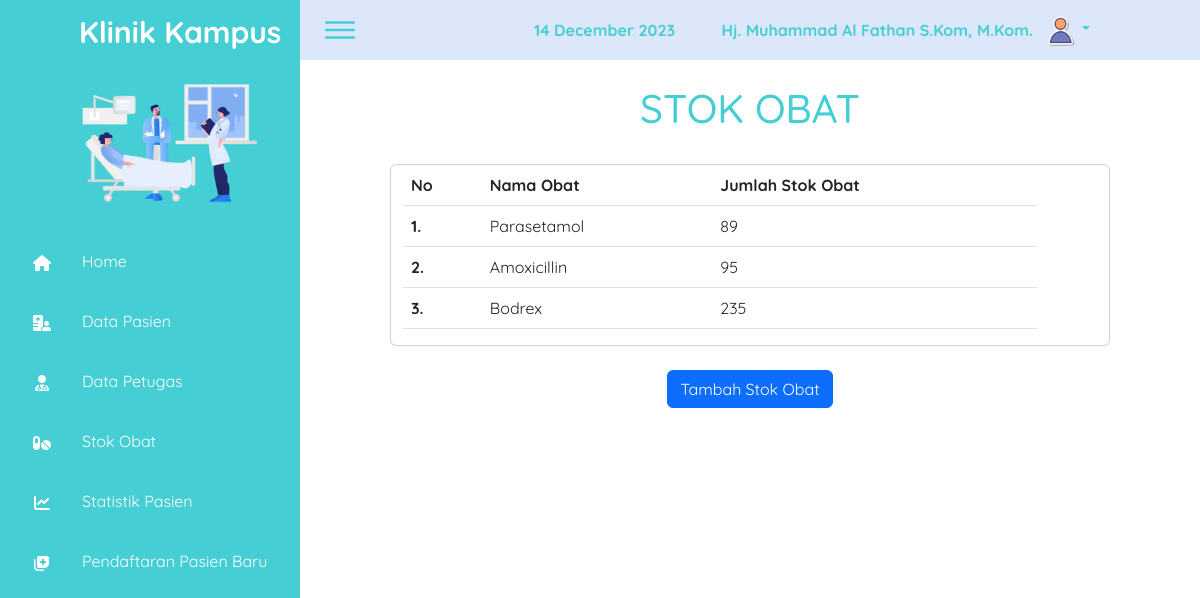
The app's page /stokObat.php (signed in) with its own data.
### tables this page shows
CREATE TABLE `stokobat` (
  `id_obat` int(11) NOT NULL,
  `nama_obat` varchar(50) NOT NULL,
  `jml_obat` int(255) NOT NULL
);

### stokObat.php (the view, shortened to what this page needs)
<?php
require_once("header.php");
require_once("assets/db/database.php");
$hasilData = $koneksinya->query("SELECT*FROM stokobat");
?>
<h1>
    <center>STOK OBAT</center>
</h1> <br>
<center>
    <div class="row card" style="width: 80%;">
        <div class="col-xl-11">
            <table class="table">
                <tr>
                    <th scope="col">No</th>
                    <th scope="col">Nama Obat</th>
                    <th scope="col">Jumlah Stok Obat</th>
                </tr>
                <?php $i = 1;
                foreach ($hasilData as $data) : ?>
                    <tr>
                        <th scope="row"> <?= $i++ ?>. </th>
                        <td><?= $data['nama_obat'] ?></td>
                        <td><?= $data['jml_obat'] ?></td>
                    </tr>
                <?php endforeach; ?>
            </table>
        </div>
    </div>
</center>
<div class="row mt-4">
    <div class="col-lg-12 text-center">
        <a href="stokObatTambah.php" class="btn btn-primary">Tambah Stok Obat</a>
    </div>
</div>
<?php require_once("footer.php"); ?>

### assets/css/style.css (style rules this page uses)
* { font-family: "Quicksand", sans-serif; margin: 0; padding: 0; box-sizing: border-box; }
html { scroll-behavior: smooth; transition: all 0.9s ease; }
:root { --blue: #46ced5; --blue2: #b6ebef; --blue3: #019dff; --topbar: #dce7f9; --white: #fff; --gray: #f5f5f5; --black1: #222; --black2: #999; --black3: #8d8d8d; }
body { min-height: 100vh; overflow-x: hidden; }

### records on screen
stokobat: nama_obat "Parasetamol", jml_obat "89"
stokobat: nama_obat "Amoxicillin", jml_obat "95"
stokobat: nama_obat "Bodrex", jml_obat "235"

### other values on screen
$_SESSION["nama"] "Hj. Muhammad Al Fathan S.Kom, M.Kom."
